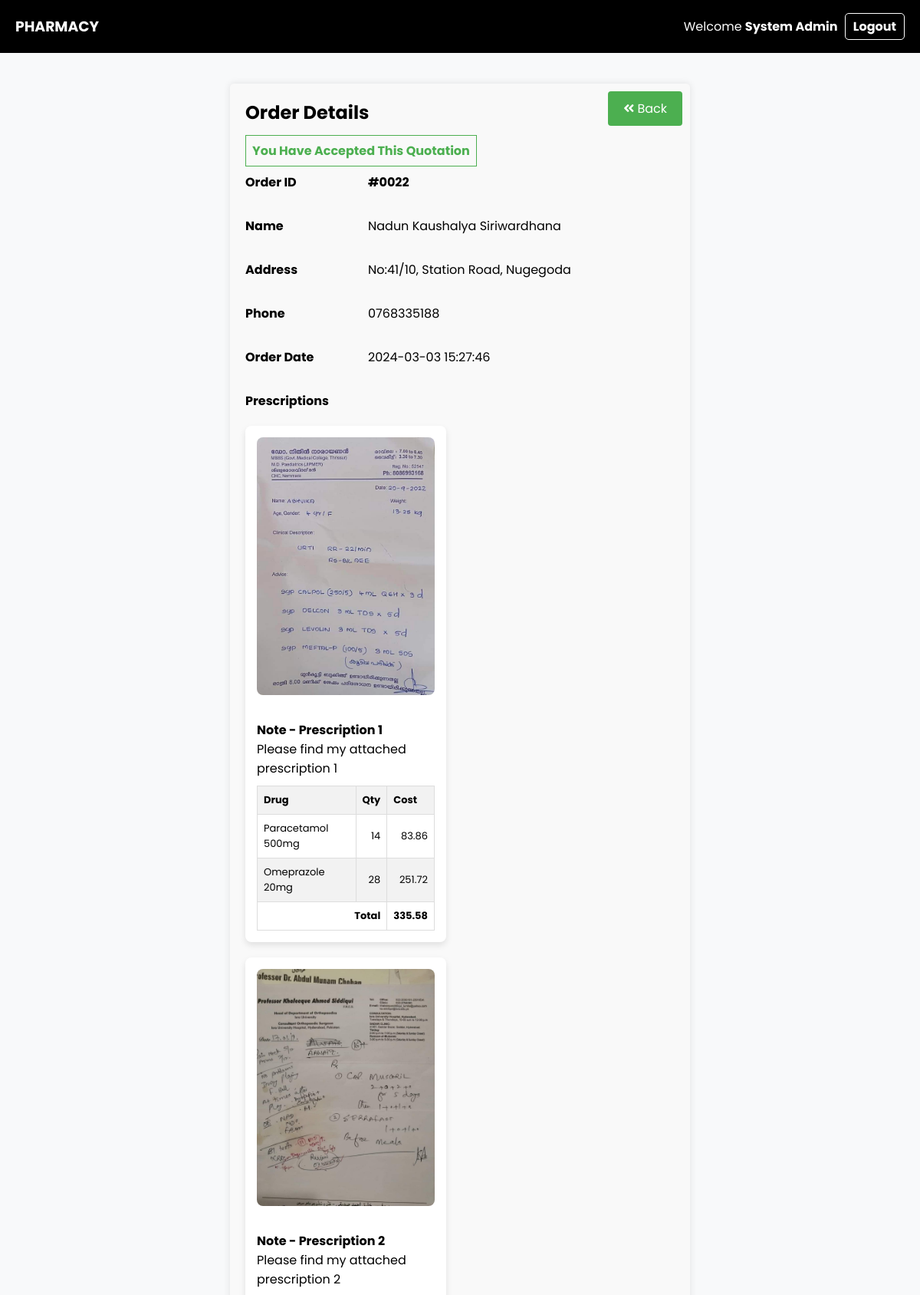
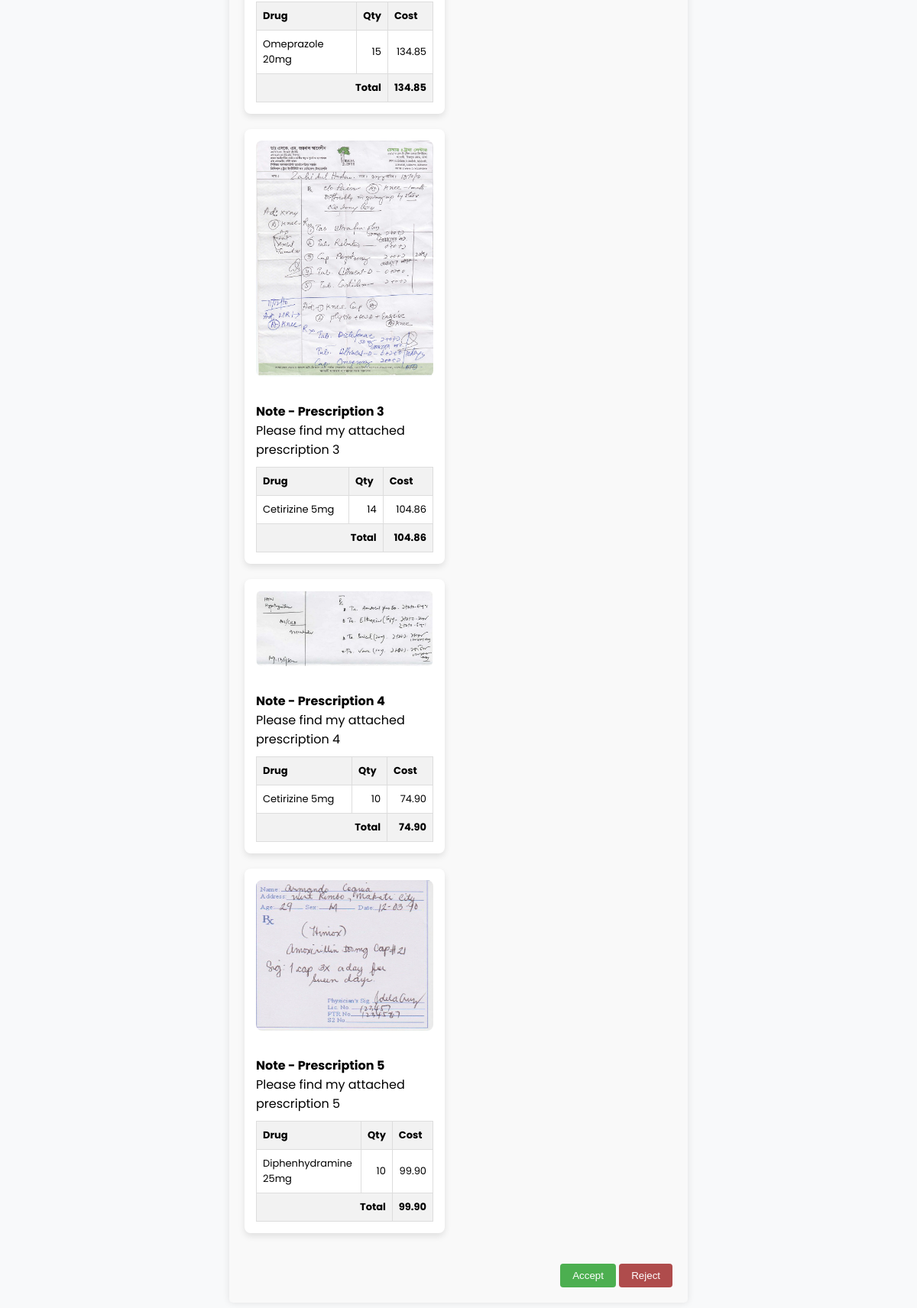
The app's page /customer/order_details.php?id=22 (signed in, upper part) with its own data (2 pictures, top to bottom).
### tables this page shows
CREATE TABLE `orders` (
  `order_id` int(11) NOT NULL,
  `fullname` varchar(255) DEFAULT NULL,
  `address` varchar(255) DEFAULT NULL,
  `phone` varchar(20) DEFAULT NULL,
  `order_by` varchar(255) DEFAULT NULL,
  `order_date` timestamp NOT NULL DEFAULT current_timestamp(),
  `status` varchar(10) DEFAULT NULL,
  `img1` varchar(255) DEFAULT NULL,
  `img2` varchar(255) DEFAULT NULL,
  `img3` varchar(255) DEFAULT NULL,
  `img4` varchar(255) DEFAULT NULL,
  `img5` varchar(255) DEFAULT NULL,
  `note1` varchar(255) DEFAULT NULL,
  `note2` varchar(255) DEFAULT NULL,
  `note3` varchar(255) DEFAULT NULL,
  `note4` varchar(255) DEFAULT NULL,
  `note5` varchar(255) DEFAULT NULL,
  `pres_number` int(11) NOT NULL,
  `email_status` tinyint(1) NOT NULL
);

CREATE TABLE `order_detail` (
  `id` int(11) NOT NULL,
  `order_id` int(11) NOT NULL,
  `prescription` int(11) NOT NULL,
  `drug` int(50) NOT NULL,
  `quantity` int(100) NOT NULL,
  `cost` decimal(10,2) NOT NULL,
  `added_by` varchar(50) NOT NULL,
  `added_date` datetime DEFAULT NULL
);

CREATE TABLE `drugs` (
  `drug_id` int(11) NOT NULL,
  `drug_name` varchar(255) NOT NULL,
  `price` decimal(10,2) NOT NULL
);

### customer/order_details.php (the view, shortened to what this page needs)
<?php
    require '../config/dbconfig.php';
?>
<!DOCTYPE html>
<html lang="en">
<head>
    <link rel="stylesheet" href="style.css">
    <link href="https://cdnjs.cloudflare.com/ajax/libs/font-awesome/5.15.4/css/all.min.css" rel="stylesheet">
</head>
<body>
<?php
    require 'header.php';
?>
    <div class="container-order-details">
        <?php
        $orderID = $_GET['id'];
        $sql = "SELECT `order_id`, `fullname`, `address`, `phone`, `order_date`, `status`, `img1`, `img2`, `img3`, `img4`, `img5`, `note1`, `note2`, `note3`, `note4`, `note5` FROM `orders` WHERE order_id = $orderID";
        $result = $conn->query($sql);
        if ($result->num_rows > 0) {
            $row = $result->fetch_assoc();
            $orderID = str_pad($row["order_id"], 4, '0', STR_PAD_LEFT);
            $status = $row['status'];
            ?>
            <div class="order-details">
                <div class="backbtn"><a href="profile.php"><i class="fas fa-angle-double-left"></i> Back</a></div>
                <h2 style="margin-top: 0px;">Order Details</h2>
                <?php
                    if ($status=='accepted') {
                        $disable = 'disabled style="display:none"';
                        echo '<span style="font-weight: bold; color: #4CAF50; padding: 8px; border: 1px solid #4CAF50;">You Have Accepted This Quotation</span>';
                    } else if ($status=='pending') {
                        $disable = '';
                        echo $statusLable = '';
                    } if ($status=='rejected') {
                        $disable = 'disabled style="display:none"';
                        echo '<span style="font-weight: bold; color: red; padding: 8px; border: 1px solid red;">You have Rejected This Quotation</span>';
                    } else {
                        $disable = '';
                    }
                ?>
                <div class="order-info">
                    <p><strong>Order ID</strong></p>
                    <p><b><?php echo '#' . str_pad($row['order_id'], 4, '0', STR_PAD_LEFT); ?></b></p>
                </div>
                <div class="order-info">
                    <p><strong>Name</strong></p>
                    <p><?php echo $row['fullname']; ?></p>
                </div>
                <div class="order-info">
                    <p><strong>Address</strong></p>
                    <p><?php echo $row['address']; ?></p>
                </div>
                <div class="order-info">
                    <p><strong>Phone</strong></p>
                    <p><?php echo $row['phone']; ?></p>
                </div>
                <div class="order-info">
                    <p><strong>Order Date</strong></p>
                    <p><?php echo $row['order_date']; ?></p>
                </div>
                <p><strong>Prescriptions</strong></p>
                <div class="prescriptions">
    <?php for ($i = 1; $i <= 5; $i++) {
        $imgColumnName = 'img'.$i;
        $noteColumnName = 'note'.$i;
        if (!empty($row[$imgColumnName]) && !empty($row[$noteColumnName])) { ?>
            <div class="prescription">
                <img src="upload/<?php echo $row[$imgColumnName]; ?>" alt="Prescription Image">
                <p><strong>Note - Prescription <?php echo $i; ?></strong> <br><?php echo $row[$noteColumnName]; ?></p>
                <div class="">
                    <table class="custom-table">
                        <thead>
                            <tr>
                                <th>Drug</th>
                                <th>Qty</th>
                                <th>Cost</th>
                            </tr>
                        </thead>
                        <tbody>
                            <?php
                            $sqlPres = "SELECT order_detail.order_id, drugs.drug_name, order_detail.drug, order_detail.quantity, order_detail.cost
                                    FROM order_detail
                                    INNER JOIN drugs ON drugs.drug_id = order_detail.drug
                                    INNER JOIN orders ON orders.order_id = order_detail.order_id
                                    WHERE order_detail.order_id = $orderID AND prescription = $i";
                            $result = $conn->query($sqlPres);
                            if ($result) {
                                if ($result->num_rows > 0) {
                                    $total = 0;
                                    while($rowPres = $result->fetch_assoc()) {
                                        $stubtotal = $rowPres['quantity'] * $rowPres['cost'];
                                        $total += $stubtotal;
                                        $stubtotal = number_format($stubtotal, 2);
                                        echo "<tr>";
                                        echo "<td>{$rowPres['drug_name']}</td>";
                                        echo "<td style='text-align:right;'>{$rowPres['quantity']}</td>";
                                        echo "<td style='text-align:right;'>{$stubtotal}</td>";
                                        echo "</tr>";
                                    }
                                    $total = number_format($total, 2);
                                    echo "<tr>";
                                    echo "<td colspan='2' style='text-align:right; font-weight:bold;'>Total</td>";
                                    echo "<td style='text-align:right; font-weight:bold;'>{$total}</td>";
                                    echo "</tr>";
                                } else {
                                    echo "<tr><td colspan='3'>No data found</td></tr>";
                                }
                            } else {
                                echo "Error: " . $conn->error;
                            }
                            ?>
                        </tbody>
                    </table>
                </div>
            </div>
    <?php
        }
    } ?>
</div>
                <div class="buttons" style="text-align:right;">
                    <form action="cus_config/update_status.php" method="post">
                        <button class="button-accept" <?php echo $disable;?> type="submit" name="status" value="accepted">Accept</button>
                        <button class="button-reject" <?php echo $disable;?> type="submit" name="status" value="rejected">Reject</button>
                    </form>
                </div>
            </div>
        <?php } ?>
    </div>
</body>
</html>

### customer/style.css (style rules this page uses)
body { font-family: 'Poppins', sans-serif; background-color: #f8f9fa; margin: 0; padding: 0; background-image: url('../img/pharmacy.png'); background-size: cover; background-repeat: no-repeat; display: grid; grid-template-rows: auto 1fr auto; min-height: 100vh; margin: 0; }
.container-order-details { padding: 20px; width: 50%; margin: 20px auto; }
.order-details { background-color: #f9f9f9; padding: 20px; border-radius: 5px; box-shadow: 0 0 10px rgba(0, 0, 0, 0.1); }
.order-details h2 { margin-bottom: 20px; }
.order-info { display: flex; margin-bottom: 0px; margin-top: 0px; }
.order-info p:first-child { flex: 0 0 150px; margin-right: 10px; }
.order-info p:last-child { flex: 1; }
.prescriptions { display: flex; flex-wrap: wrap; margin: 20px auto; }
.prescription { width: calc(45% - 20px); margin-bottom: 20px; padding: 15px; background-color: #fff; border-radius: 8px; box-shadow: 0 4px 8px rgba(0, 0, 0, 0.1); margin-right: 20px; }
.prescription img { width: 100%; height: auto; border-radius: 8px; margin-bottom: 10px; }
.prescription p { margin-bottom: 10px; }
.button-accept { padding: 8px 16px; background-color: #4CAF50; color: #fff; border: none; border-radius: 4px; cursor: pointer; transition: background-color 0.3s; }
.button-reject { padding: 8px 16px; background-color: #af4c4c; color: #fff; border: none; border-radius: 4px; cursor: pointer; transition: background-color 0.3s; }
.order-details { position: relative; }
.backbtn { position: absolute; top: 10px; right: 10px; }
.backbtn a { display: inline-block; padding: 10px 20px; background-color: #4CAF50; color: #fff; text-decoration: none; border-radius: 4px; transition: background-color 0.3s; }
.custom-table { width: 100%; border-collapse: collapse; font-size: 13px; }
.custom-table th, .custom-table td { border: 1px solid #ddd; padding: 8px; text-align: left; }
.custom-table th { background-color: #f2f2f2; }
.custom-table tr:nth-child(even) { background-color: #f2f2f2; }

### records on screen
orders: order_id "0022", fullname "Nadun Kaushalya Siriwardhana", address "No:41/10, Station Road, Nugegoda", phone "0768335188", order_date "2024-03-03 15:27:46", img1 (picture), note1 "Please find my attached prescription 1", img2 (picture), note2 "Please find my attached prescription 2", img3 (picture), note3 "Please find my attached prescription 3", img4 (picture), note4 "Please find my attached prescription 4", img5 (picture), note5 "Please find my attached prescription 5"
order_detail: drugs.drug_name "Paracetamol 500mg", quantity "14", stubtotal "83.86"
order_detail: drugs.drug_name "Omeprazole 20mg", quantity "28", stubtotal "251.72"
order_detail: drugs.drug_name "Omeprazole 20mg", quantity "15", stubtotal "134.85"
order_detail: drugs.drug_name "Cetirizine 5mg", quantity "14", stubtotal "104.86"
order_detail: drugs.drug_name "Cetirizine 5mg", quantity "10", stubtotal "74.90"
order_detail: drugs.drug_name "Diphenhydramine 25mg", quantity "10", stubtotal "99.90"

### other values on screen
$_SESSION['name'] "System Admin"
$total "335.58"
$total "134.85"
$total "104.86"
$total "74.90"
$total "99.90"
